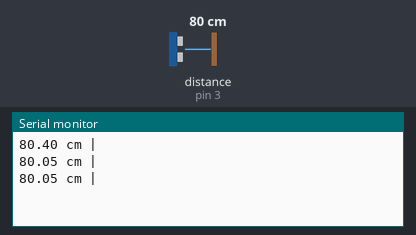
Bench run of a sketch on a simulated Arduino Uno, built with avr-gcc and run on an emulated ATmega328P. On the bench: the last lines printed to the serial monitor. Wiring (inferred from the names in the program): ultrasonic range finder: trigger pin 4; echo pin 3. Inputs (shaded band) come from the test bench; at power-on: distance to the obstacle (sensor on pin 3) 80 cm. The echo pulse lasts 58.3 µs per cm.

Above: at 1.3 s.
1.4 s: distance to the obstacle (sensor on pin 3) set to 2 cm
At 1.9 s:
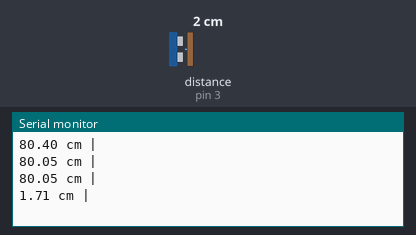
2.9 s: distance to the obstacle (sensor on pin 3) set to 4 cm
At 3.4 s:
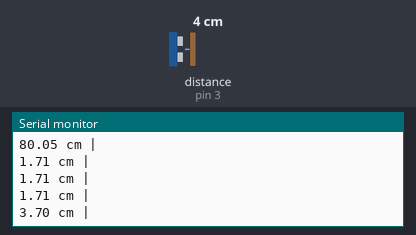
Timing chart, 0 to 5.9 s (numbered marks = the images above; inputs shaded):
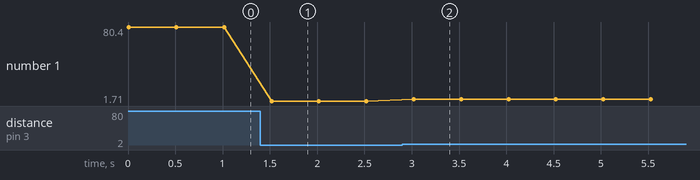

The sketch:

hcsr04.ino
```cpp
#define triggerPin 4
#define echoPin 3
float cm = 0;

long readUltrasonicDistance() {
  pinMode(triggerPin, OUTPUT);
  digitalWrite(triggerPin, LOW);
  delayMicroseconds(2);
  digitalWrite(triggerPin, HIGH);
  delayMicroseconds(10);
  digitalWrite(triggerPin, LOW);
  pinMode(echoPin, INPUT);
  return pulseIn(echoPin, HIGH);
}

void setup() {
  Serial.begin(9600);
}

void loop() {
  cm = 0.01723 * readUltrasonicDistance();
  Serial.print(cm);
  Serial.println(" cm |");
  delay(500);
}
```

Measured:
- after the input at 1.4 s, the serial monitor: prints a new line after 0.12 s (image 1)
- after the input at 2.9 s, the serial monitor: prints a new line after 0.12 s (image 2)
- plotted number 1: 80.05 → 1.71 after the input at 1.4 s, 1.71 → 3.7 after the input at 2.9 s
